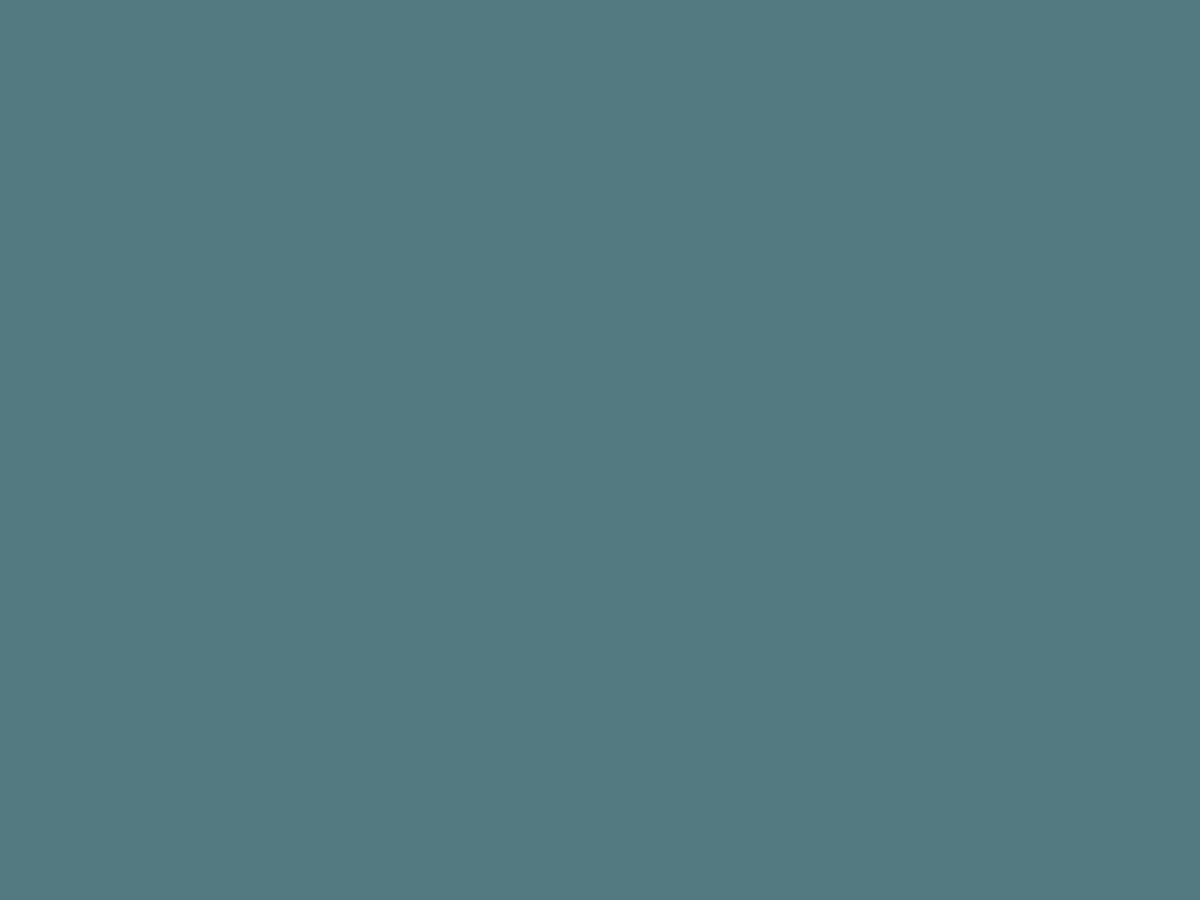
Frame 1 (no input)
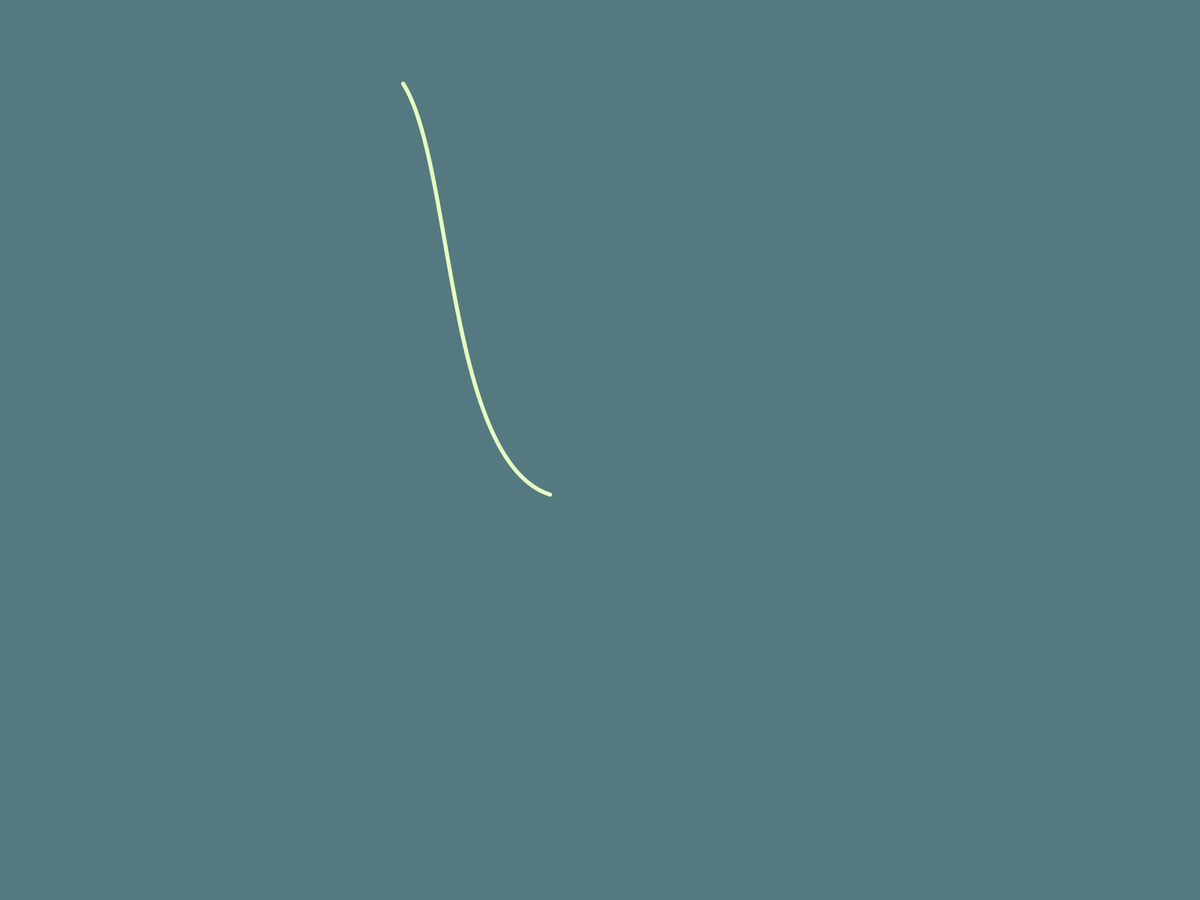
Frame 60 (the mouse pressed at the canvas centre just before this capture)
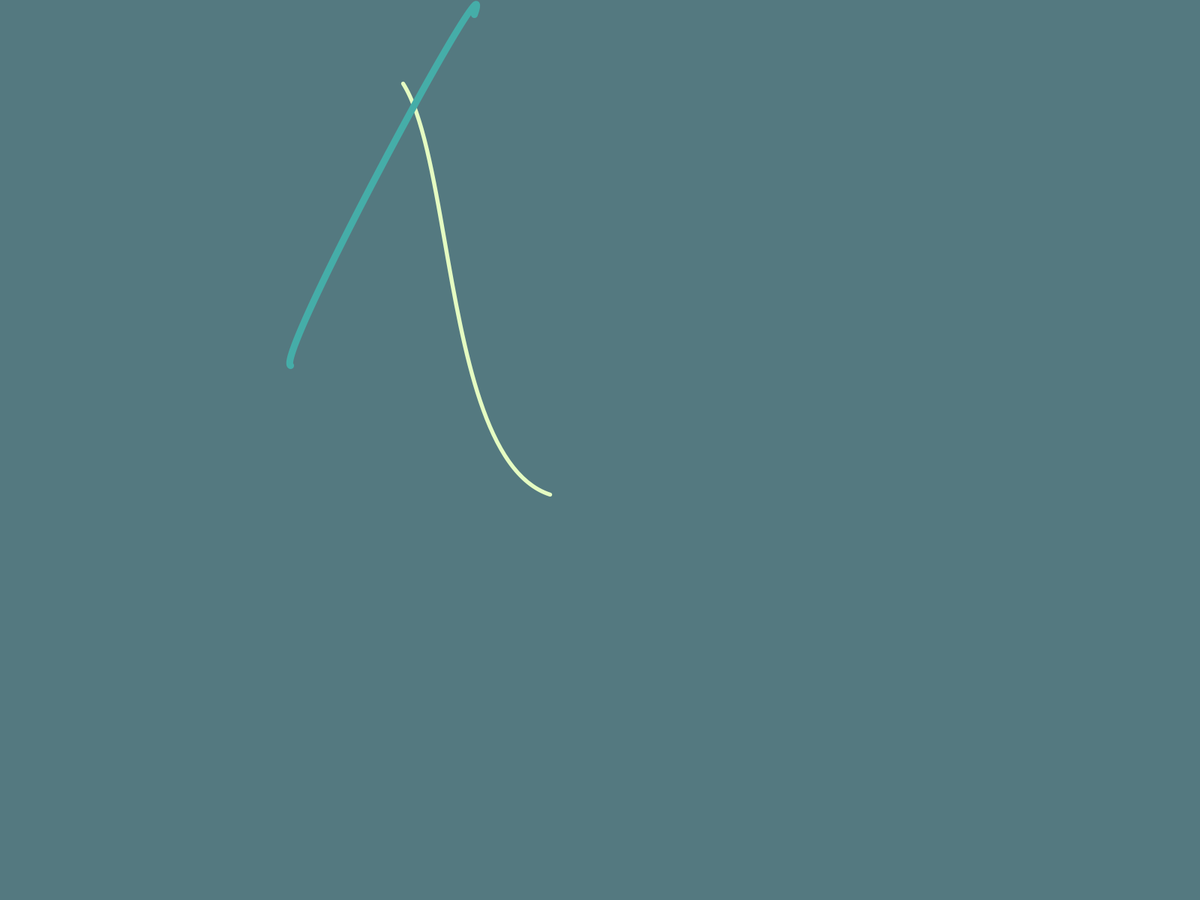
Frame 120 (the mouse held since frame 60 and released just before this capture)

The Processing sketch that drew these frames (run headless with seeded random() and noise(); from frame 60 on, the mouse is pressed at the canvas centre):

// Processing sketch: minuteart
// ── minuteart.pde
float[][][] palettes = {{{105, 210, 231}, {167, 219, 216}, {224, 228, 204}, {243, 134, 48}, {250, 105, 0}}, //http://www.colourlovers.com/palette/92095/Giant_Goldfish
                       {{254, 67, 101}, {252, 157, 154}, {249, 205, 173}, {200, 200, 169}, {131, 175, 155}}, //http://www.colourlovers.com/palette/629637/(%E2%97%95%E3%80%9D%E2%97%95)
                       {{236, 208, 120}, {217, 91, 67}, {192, 41, 66}, {84, 36, 55}, {83, 119, 122}}, //http://www.colourlovers.com/palette/694737/Thought_Provoking
                       {{207, 240, 158}, {168, 219, 168}, {121, 189, 154}, {59, 134, 134}, {11, 72, 107}}, //http://www.colourlovers.com/palette/580974/Adrift_in_Dreams
                       {{85, 98, 112}, {78, 205, 196}, {199, 244, 100}, {255, 107, 107}, {196, 77, 88}}, //http://www.colourlovers.com/palette/1930/cheer_up_emo_kid
                       {{119, 79, 56}, {224, 142, 121}, {241, 212, 175}, {236, 229, 206}, {197, 224, 220}}, //http://www.colourlovers.com/palette/49963/let_them_eat_cake
                       {{232, 221, 203}, {205, 179, 128}, {3, 101, 100}, {3, 54, 73}, {3, 22, 52}}, //http://www.colourlovers.com/palette/292482/Terra
                       {{209, 242, 165}, {239, 250, 180}, {255, 196, 140}, {255, 159, 128}, {245, 105, 145}}, //http://www.colourlovers.com/palette/373610/mellon_ball_surprise
                       {{73, 10, 61}, {189, 21, 80}, {233, 127, 2}, {248, 202, 0}, {138, 155, 15}}, //http://www.colourlovers.com/palette/848743/(%E2%97%95_%E2%80%9D_%E2%97%95)
                       {{89, 79, 79}, {84, 121, 128}, {69, 173, 168}, {157, 224, 173}, {229, 252, 194}}, //http://www.colourlovers.com/palette/443995/i_demand_a_pancake
                       {{0, 160, 176}, {106, 74, 60}, {204, 51, 63}, {235, 104, 65}, {237, 201, 81}}, //http://www.colourlovers.com/palette/1473/Ocean_Five
                       {{233, 78, 119}, {214, 129, 137}, {198, 164, 154}, {198, 229, 217}, {244, 234, 213}}, //http://www.colourlovers.com/palette/867235/LoversInJapan
                       {{63, 184, 175}, {127, 199, 175}, {218, 216, 167}, {255, 158, 157}, {255, 61, 127}}, //http://www.colourlovers.com/palette/932683/Compatible
                       {{217, 206, 178}, {148, 140, 117}, {213, 222, 217}, {122, 106, 83}, {153, 178, 183}}}; //http://www.colourlovers.com/palette/77121/Good_Friends
int min;
int sec;
int palette;
int bg;
int stroke;
/**int x;
int y;
int newX;
int newY;
int change;
int halfchange;*/

void setup() {
  fullScreen();
  noCursor();
  noFill();
  min = minute();
  sec = second();
  palette = (int) random(palettes.length);
  bg = (int) random(5);
  background(palettes[palette][bg][0], palettes[palette][bg][1], palettes[palette][bg][2]);
}

void draw() {
  if (min != minute()) {
    palette = (int) random(palettes.length);
    bg = (int) random(5);
    background(palettes[palette][bg][0], palettes[palette][bg][1], palettes[palette][bg][2]);
    min = minute();
  }
  if (sec != second()) {
    do {
      stroke = (int) random(5);
    } while (bg == stroke);
    strokeWeight(random(10) + 3);
    stroke(palettes[palette][stroke][0], palettes[palette][stroke][1], palettes[palette][stroke][2]);
    curve(random(width), random(height), random(width), random(height), random(width), random(height), random(width), random(height));
    /**x = (int) random(width);
    y = (int) random(height);
    change = (int) random(21);
    halfchange = (change - 1) / 2;*/
    sec = second();
  }
  /**newX = x + ((int) random(change) - halfchange);
  newY = y + ((int) random(change) - halfchange);
  line(x, y, newX, newY);
  x = newX;
  y = newY;*/
}
